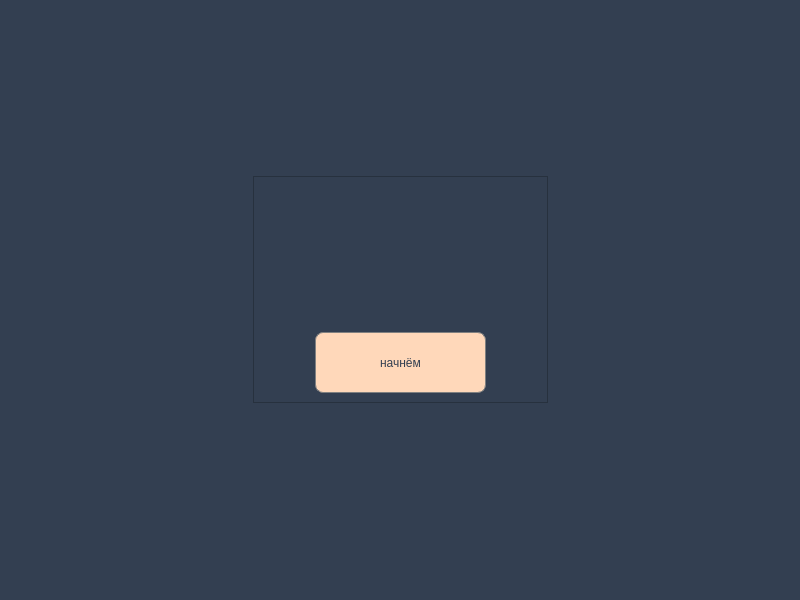
<?xml version="1.0" encoding="UTF-8"?>
<ui version="4.0">
 <class>Main_Window</class>
 <widget class="QMainWindow" name="Main_Window">
  <property name="geometry">
   <rect>
    <x>0</x>
    <y>0</y>
    <width>800</width>
    <height>600</height>
   </rect>
  </property>
  <property name="windowTitle">
   <string>To Do</string>
  </property>
  <property name="styleSheet">
   <string notr="true">background-color: #333F51;
</string>
  </property>
  <widget class="QWidget" name="centralwidget">
   <layout class="QGridLayout" name="gridLayout_2">
    <item row="1" column="0">
     <spacer name="horizontalSpacer_5">
      <property name="orientation">
       <enum>Qt::Horizontal</enum>
      </property>
      <property name="sizeHint" stdset="0">
       <size>
        <width>40</width>
        <height>20</height>
       </size>
      </property>
     </spacer>
    </item>
    <item row="1" column="2">
     <spacer name="horizontalSpacer_6">
      <property name="orientation">
       <enum>Qt::Horizontal</enum>
      </property>
      <property name="sizeHint" stdset="0">
       <size>
        <width>40</width>
        <height>20</height>
       </size>
      </property>
     </spacer>
    </item>
    <item row="1" column="1">
     <widget class="QFrame" name="frame">
      <property name="maximumSize">
       <size>
        <width>295</width>
        <height>242</height>
       </size>
      </property>
      <property name="frameShape">
       <enum>QFrame::StyledPanel</enum>
      </property>
      <property name="frameShadow">
       <enum>QFrame::Raised</enum>
      </property>
      <layout class="QGridLayout" name="gridLayout">
       <item row="0" column="0" colspan="2">
        <spacer name="horizontalSpacer">
         <property name="orientation">
          <enum>Qt::Horizontal</enum>
         </property>
         <property name="sizeHint" stdset="0">
          <size>
           <width>76</width>
           <height>20</height>
          </size>
         </property>
        </spacer>
       </item>
       <item row="0" column="2">
        <widget class="QLabel" name="icon">
         <property name="minimumSize">
          <size>
           <width>100</width>
           <height>100</height>
          </size>
         </property>
         <property name="maximumSize">
          <size>
           <width>100</width>
           <height>100</height>
          </size>
         </property>
         <property name="text">
          <string/>
         </property>
        </widget>
       </item>
       <item row="0" column="3" colspan="2">
        <spacer name="horizontalSpacer_2">
         <property name="orientation">
          <enum>Qt::Horizontal</enum>
         </property>
         <property name="sizeHint" stdset="0">
          <size>
           <width>75</width>
           <height>20</height>
          </size>
         </property>
        </spacer>
       </item>
       <item row="1" column="2">
        <spacer name="verticalSpacer">
         <property name="orientation">
          <enum>Qt::Vertical</enum>
         </property>
         <property name="sizeHint" stdset="0">
          <size>
           <width>20</width>
           <height>40</height>
          </size>
         </property>
        </spacer>
       </item>
       <item row="2" column="0">
        <spacer name="horizontalSpacer_3">
         <property name="orientation">
          <enum>Qt::Horizontal</enum>
         </property>
         <property name="sizeHint" stdset="0">
          <size>
           <width>40</width>
           <height>20</height>
          </size>
         </property>
        </spacer>
       </item>
       <item row="2" column="1" colspan="3">
        <widget class="QPushButton" name="start_button">
         <property name="minimumSize">
          <size>
           <width>171</width>
           <height>61</height>
          </size>
         </property>
         <property name="styleSheet">
          <string notr="true">QPushButton {
  font: 700 18pt &quot;Segoe UI&quot;;
  background-color: #FFD8BA; 
  border: 1px solid gray;
  border-radius: 8px;
  color: #333F51;
}
QPushButton:pressed {
    background-color: #ebc7ab;
}

</string>
         </property>
         <property name="text">
          <string>начнём</string>
         </property>
        </widget>
       </item>
       <item row="2" column="4">
        <spacer name="horizontalSpacer_4">
         <property name="orientation">
          <enum>Qt::Horizontal</enum>
         </property>
         <property name="sizeHint" stdset="0">
          <size>
           <width>40</width>
           <height>20</height>
          </size>
         </property>
        </spacer>
       </item>
      </layout>
     </widget>
    </item>
    <item row="2" column="1">
     <spacer name="verticalSpacer_2">
      <property name="orientation">
       <enum>Qt::Vertical</enum>
      </property>
      <property name="sizeHint" stdset="0">
       <size>
        <width>20</width>
        <height>40</height>
       </size>
      </property>
     </spacer>
    </item>
    <item row="0" column="1">
     <spacer name="verticalSpacer_3">
      <property name="orientation">
       <enum>Qt::Vertical</enum>
      </property>
      <property name="sizeHint" stdset="0">
       <size>
        <width>20</width>
        <height>40</height>
       </size>
      </property>
     </spacer>
    </item>
   </layout>
  </widget>
  <widget class="QMenuBar" name="menubar">
   <property name="geometry">
    <rect>
     <x>0</x>
     <y>0</y>
     <width>800</width>
     <height>22</height>
    </rect>
   </property>
  </widget>
  <widget class="QStatusBar" name="statusbar"/>
 </widget>
 <resources/>
 <connections/>
</ui>
